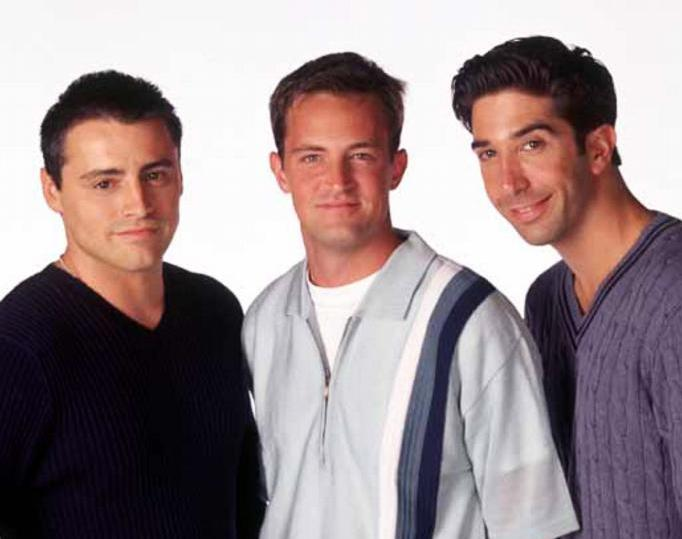
%> input picture computer vision/HW2/pic_1151313471_10.jpg, 682 x 539 px
$ octave hw2q2b.m   (GNU Octave 9; MATLAB toolbox functions it lacks are replaced by stand-ins)
%> lines starting %> are read from the running program, lines starting %| are printed output that depends on the picture
%Greg Kiar
%09/20/2014

clear
clf
close all

im = imread('pic_1151313471_10.jpg');
%> im is the input picture: size 539x682x3 uint8; mean R, G, B 152.8, 137.5, 140.2

im2 = rgb2hsv(im);
%> im2: size 539x682x3 double; mean H, S, V 0.465, 0.251, 0.612
figure
subplot(2,3,1);
imshow(im(:,:,1));
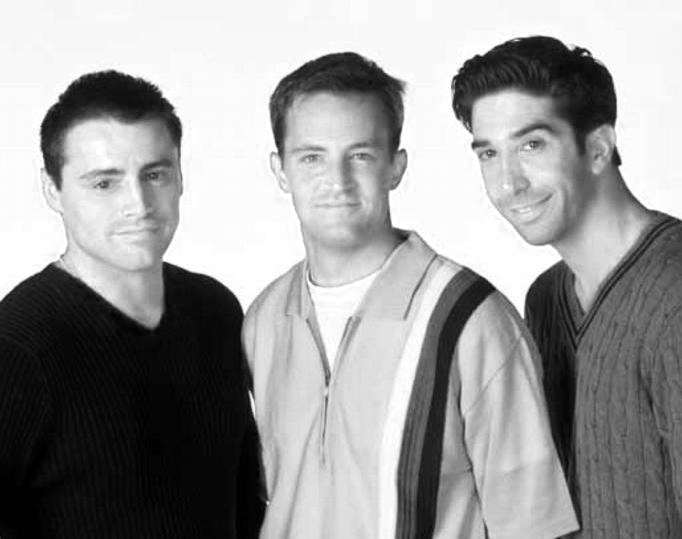
%> displayed picture: size 539x682, on the screen's scale of 0 to 255; min 0, max 255, mean 152.8
xlabel('red');
subplot(2,3,2);
imshow(im(:,:,2));
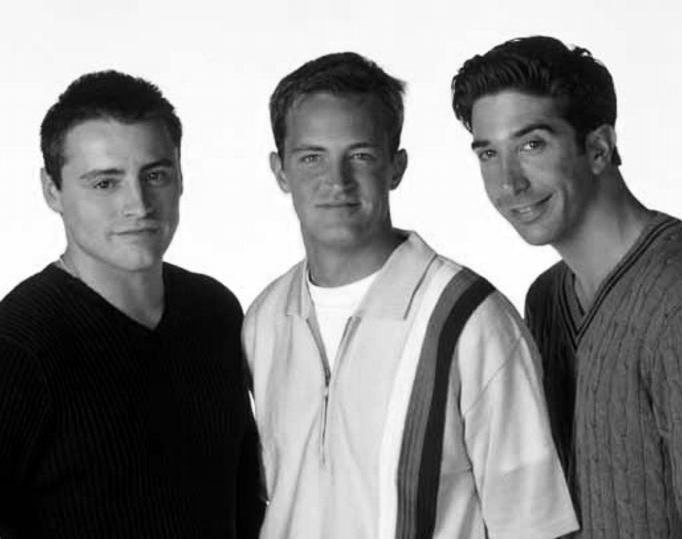
%> displayed picture: size 539x682, on the screen's scale of 0 to 255; min 0, max 255, mean 137.5
xlabel('green');
subplot(2,3,3);
imshow(im(:,:,3));
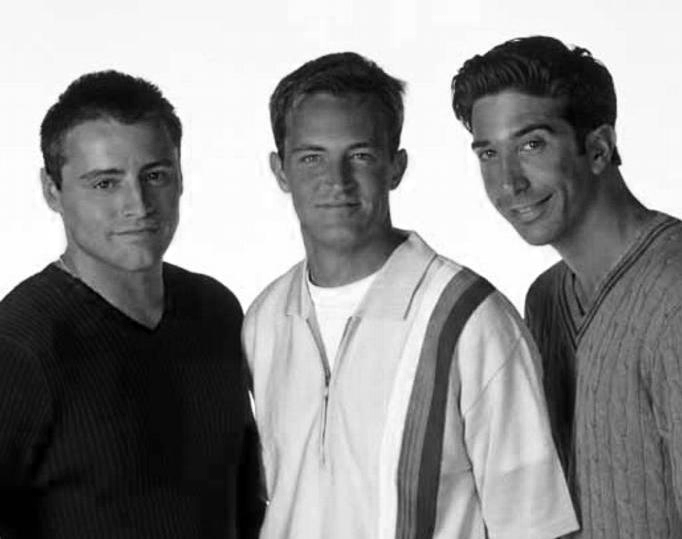
%> displayed picture: size 539x682, on the screen's scale of 0 to 255; min 0, max 255, mean 140.2
xlabel('blue');

subplot(2,3,4);
imshow(im2(:,:,1));
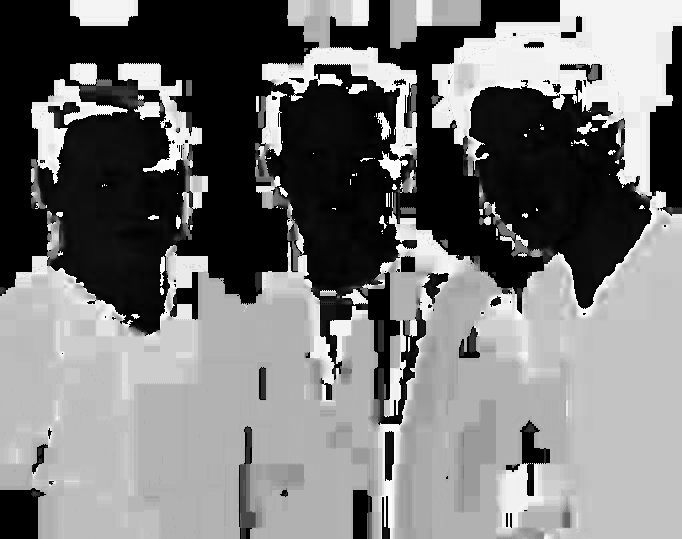
%> displayed picture: size 539x682, on the screen's scale of 0 to 255; min 0, max 255, mean 118.6
xlabel('hue');
subplot(2,3,5);
imshow(im2(:,:,2));
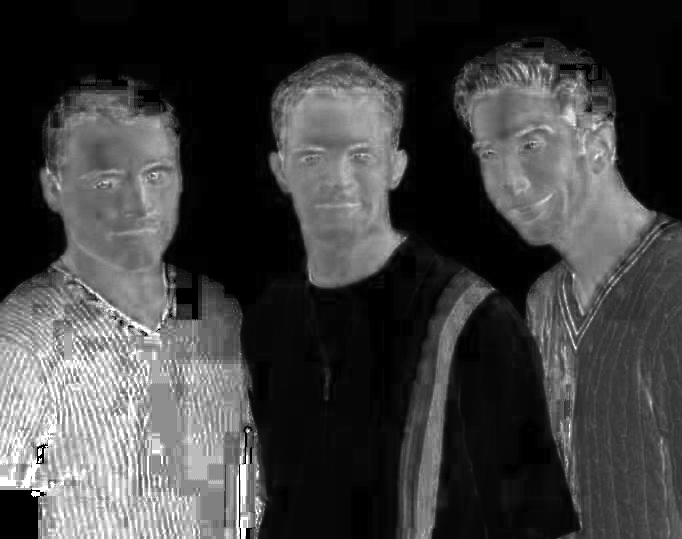
%> displayed picture: size 539x682, on the screen's scale of 0 to 255; min 0, max 255, mean 64
xlabel('saturation');
subplot(2,3,6);
imshow(im2(:,:,3));
xlabel('value');
